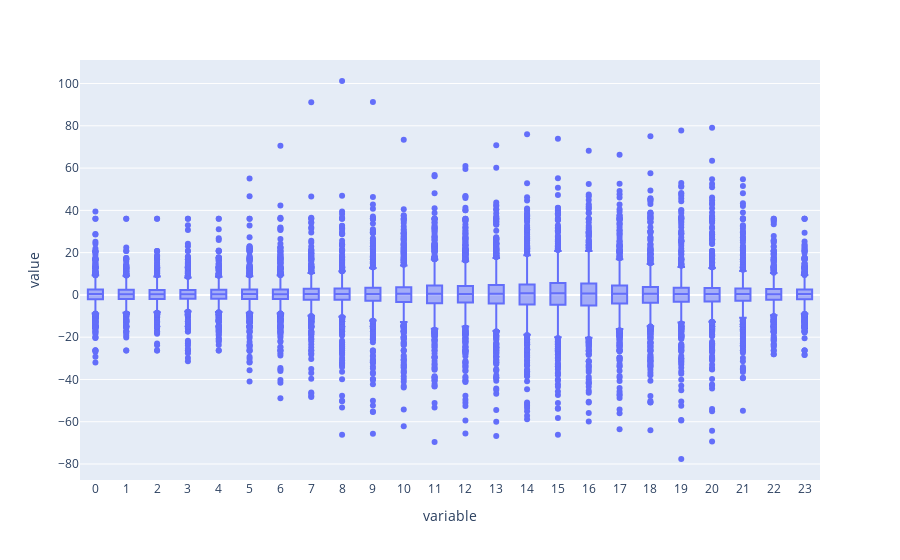

The notebook cell this image was saved under:
### Markdown cell above
# Persist Errors

### Code cell
train['e_pers'] = train.pers.ffill().bfill() - train.true.ffill().bfill()

print(pd.DataFrame(train.e_pers.values.reshape(-1,24).mean(axis=0)))

pd.DataFrame(train.e_pers.values.reshape(-1,24)).plot(kind='box')

### Figure 1 — Plotly figure (JSON) as saved in the notebook; plotly's stock layout.template omitted (floating-point values rounded to 4 significant figures; data arrays with more than 128 entries replaced by an {"elided": "..."} marker saying what was removed)
{"data": [{"alignmentgroup": "True", "hovertemplate": "variable=%{x}<br>value=%{y}<extra></extra>", "legendgroup": "", "marker": {"color": "#636efa"}, "name": "", "notched": false, "offsetgroup": "", "orientation": "v", "showlegend": false, "type": "box", "x": {"elided": "23088 str values"}, "x0": " ", "xaxis": "x", "y": {"elided": "23088 float values"}, "y0": " ", "yaxis": "y"}], "layout": {"boxmode": "group", "legend": {"tracegroupgap": 0}, "margin": {"t": 60}, "xaxis": {"anchor": "y", "domain": [0, 1], "title": {"text": "variable"}}, "yaxis": {"anchor": "x", "domain": [0, 1], "title": {"text": "value"}}}}
